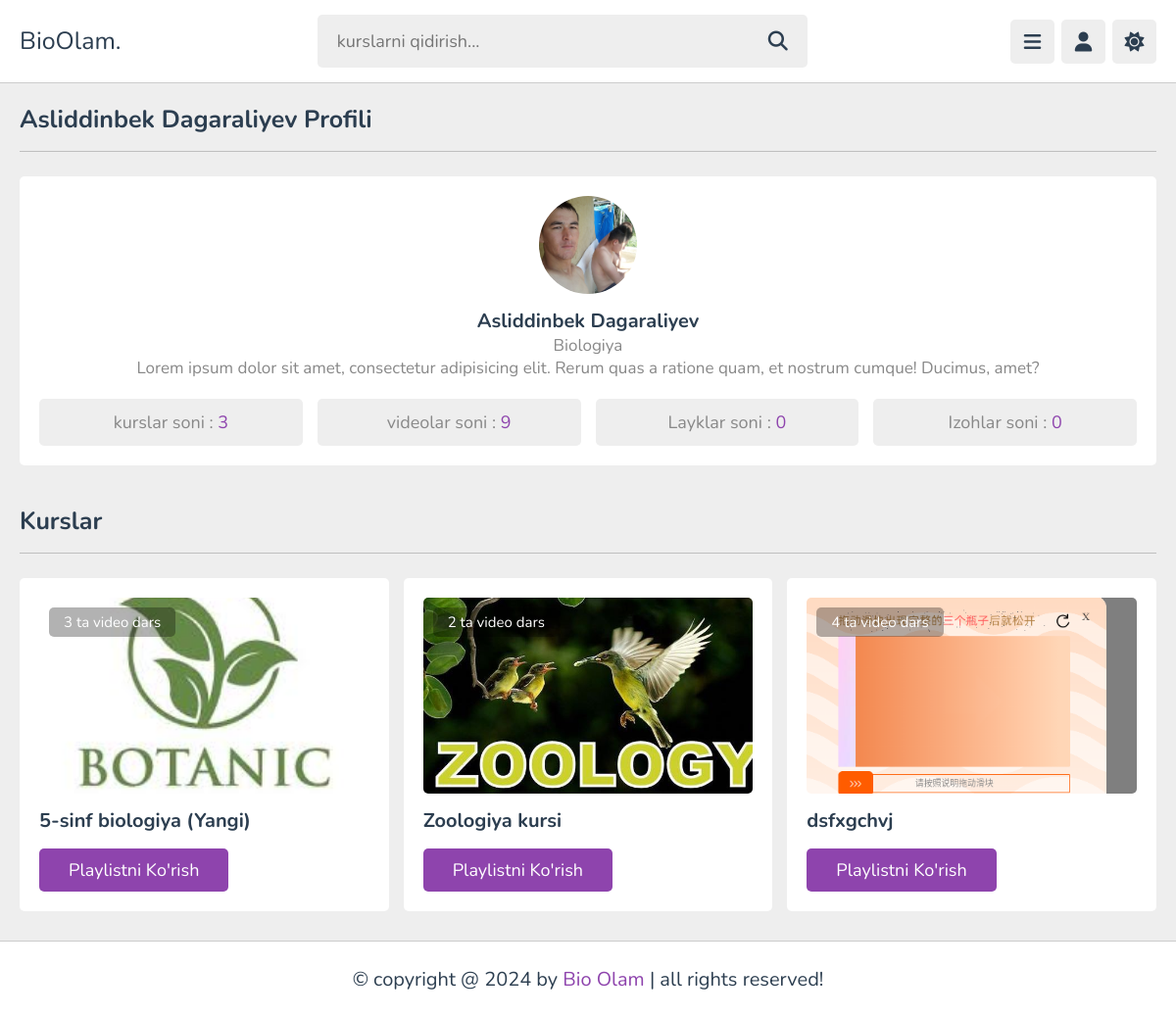
Before: /accounts/teacher-profile/1/ with the older database file.
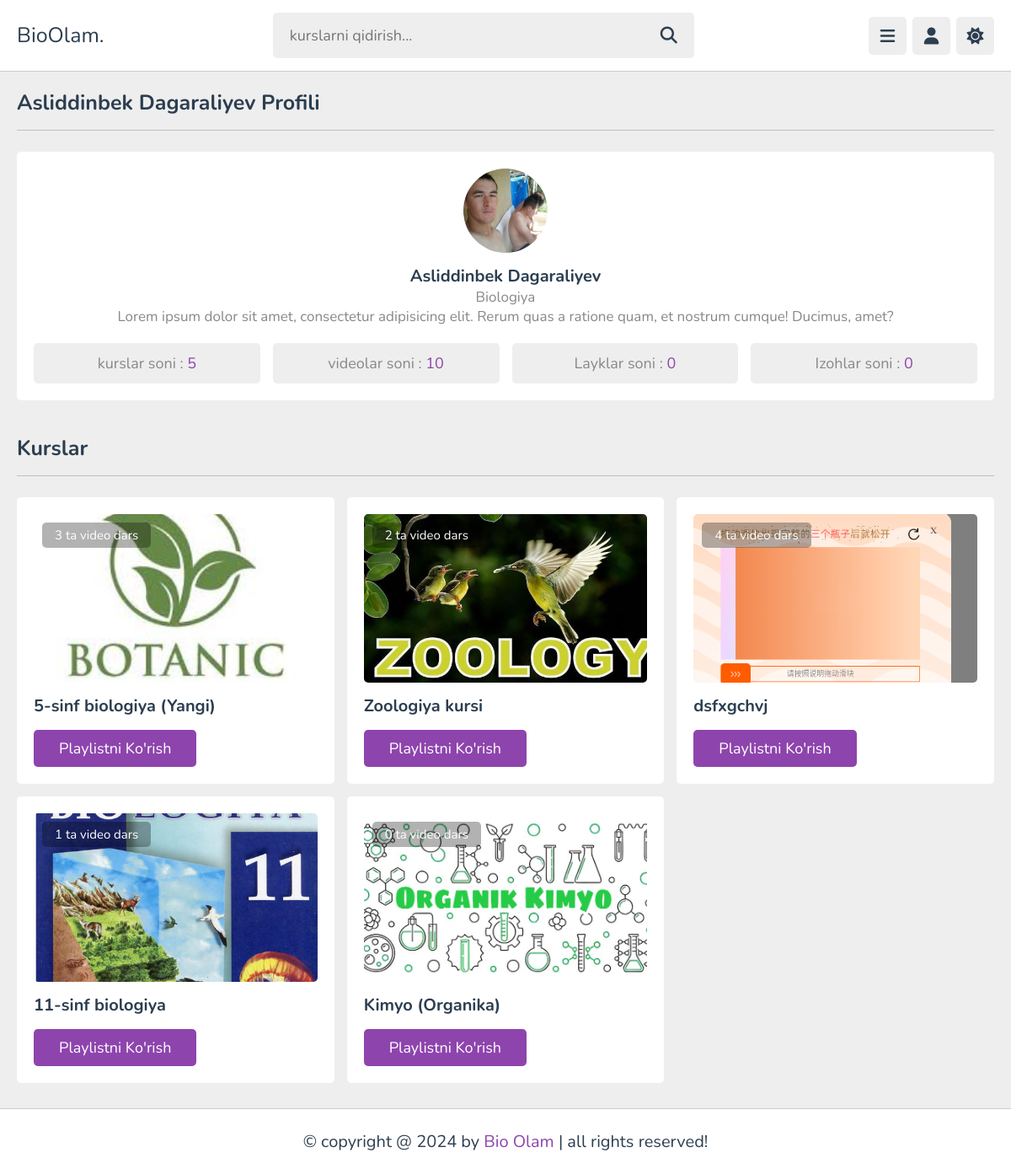
After: the same page with the newer database file.
### users/models.py (models this page shows, shortened)
class Teachers(models.Model):
    class TeacherType(models.TextChoices):
        Other = "Other", "Other"
        Biology = "Biologiya", "Biology"
        Chemistry = "Kimyo", "Chemistry"
        Physics = "Physics", "Physics"
        Math = "Matematika", "Math"
        English = "Ingliz tili", "English"
        History = "Tarix", "History"
        Geography = "Geografiya", "Geography"
        ComputerScience = "Computer Science", "Computer Science"
        Literature = "Adabiyot", "Literature"
        Art = "San'at", "Art"
        Music = "Musiqa", "Music"
    user = models.OneToOneField(
        User,
        on_delete=models.CASCADE,
        related_name='teacher'
    )
    profile = models.ForeignKey(
        Profile,
        on_delete=models.CASCADE,
        related_name='user_teachers',
    )
    teacher_type = models.CharField(
        max_length=200,
        choices=TeacherType.choices,
        default=TeacherType.Other
    )
    bio = models.TextField()
    courses_num = models.IntegerField(default=0)
    videos_num = models.IntegerField(default=0)
    student_num = models.IntegerField(default=0)
    likes_num = models.IntegerField(default=0)
    comments_num = models.IntegerField(default=0)
    income = models.DecimalField(max_digits=10, decimal_places=2, default=0.0)

class Profile(models.Model):
    class Jobs(models.TextChoices):
        Other = "Other", "Other"
        Student = "Student", "Student"
        Teacher = "Teacher", "Teacher"
    user = models.OneToOneField(
        User,
        on_delete=models.CASCADE,
        related_name='profile'
    )
    photo = models.ImageField(
        upload_to='users/',
        blank=True,
        null=True
    )
    date_of_birth = models.DateField(
        null=True,
        blank=True
    )
    job = models.CharField(
        max_length=50,
        choices=Jobs.choices,
        default=Jobs.Other
    )
    saved_playlists = models.ManyToManyField(Subcategory, related_name='saved_by_users', blank=True)
    bio = models.CharField(max_length=200)
    liked_videos_count = models.PositiveIntegerField(default=0)
    comments_count = models.PositiveIntegerField(default=0)
    balance = models.PositiveIntegerField(default=0)

### courses/models.py (models this page shows, shortened)
class Subcategory(models.Model):
    class CourseType(models.TextChoices):
        Free = "Free", "Free"
        Paid = "Paid", "Paid"
    category = models.ForeignKey(
        Category,
        on_delete=models.CASCADE,
        related_name='subcategories'
    )
    teacher = models.ForeignKey(
        'users.Teachers',
        on_delete=models.CASCADE,
        related_name='subcategories'
    )
    course_type = models.CharField(
        max_length=200,
        choices=CourseType.choices,
        default=CourseType.Free
    )
    name = models.CharField(max_length=100)
    descriptions = models.TextField()
    image = models.ImageField(
        upload_to="subcategory/",
        blank=True,
        null=True
    )
    created_at = models.DateTimeField(auto_now_add=True)
    student_count = models.IntegerField(default=0)
    course_duration = models.IntegerField(default=0)
    videos_count = models.IntegerField(default=0)
    is_payment = models.BooleanField(default=False)
    old_price = models.IntegerField(default=0)
    price = models.BigIntegerField(default=0)

### users/views.py (the view)
# urls.py: path('teacher-profile/<int:id>/', teacher_profiles_view, name='teacher_profile'),
def teacher_profiles_view(request, id):
    teacher = get_object_or_404(Teachers.objects.all(), id=id)
    subcategories = Subcategory.objects.filter(teacher=teacher)
    context = {
        'teacher': teacher,
        'subcategories': subcategories
    }
    return render(request, 'teachers/teacher_profile.html', context)

### users/context_processor.py (called while the page is built)
def get_user(request):
    user = request.user
    context = {
        'user': user,
    }
    return context

### templates/teachers/teacher_profile.html (shortened to what this page needs)
{% extends "base.html" %}
{% load static %}
{% block content %}
<section class="teacher-profile">
    <h1 class="heading">{{ teacher.user.first_name }} {{ teacher.user.last_name }} profili</h1>
    <div class="details">
        <div class="tutor">
            {% if teacher.user.profile.photo %}
                <img src="{{ teacher.user.profile.photo.url }}" alt="Teacher photo">
            {% else %}
                <img src="{% static 'images/user.png' %}" alt="Teacher photo">
           {% endif %}
          <h3>{{ teacher.user.first_name }} {{ teacher.user.last_name }}</h3>
          <span>{{ teacher.teacher_type }}</span><br>
          <span>Lorem ipsum dolor sit amet, consectetur adipisicing elit. Rerum quas a ratione quam, et nostrum cumque! Ducimus, amet?</span>
       </div>
       <div class="flex">
          <p>kurslar soni : <span>{{ teacher.courses_num }}</span></p>
          <p>videolar soni : <span>{{ teacher.videos_num }}</span></p>
          <p>Layklar soni : <span>{{ teacher.likes_num }}</span></p>
          <p>Izohlar soni : <span>{{ teacher.comments_num }}</span></p>
       </div>
    </div>
 </section>
 <section class="courses">
    <h1 class="heading">Kurslar</h1>
    <div class="box-container">
       {% for subcategory in subcategories %}
       <div class="box">
         <div class="thumb">
            <img src="{{ subcategory.image.url }}" alt="">
            <span>{{ subcategory.videos_count }} ta video dars</span>
         </div>
         <h3 class="title">{{ subcategory.name }}</h3>
         <a href="{% url "playlists_view" subcategory.id %}" class="inline-btn">Playlistni ko'rish</a>
      </div>
       {% endfor %}
    </div>
 </section>
{% endblock content %}

### templates/base.html (shortened to what this page needs)
{% load static %}
<!DOCTYPE html>
<html lang="en">
<head>
   <link rel="stylesheet" href="https://cdnjs.cloudflare.com/ajax/libs/font-awesome/6.1.2/css/all.min.css">
   <link rel="stylesheet" href="{% static 'css/style.css' %}">
   <link rel="stylesheet" href="{% static 'css/my_style.css' %}">
   <link rel="stylesheet" href="{% static 'css/admin_drop.css' %}">
</head>
<body>
<header class="header">
   <section class="flex">
      <a href="{% url "home_page" %}" class="logo">BioOlam.</a>
      <form action="{% url "search_results" %}" method="get" class="search-form">
         <input type="text" name="search" required placeholder="kurslarni qidirish..." maxlength="100">
         <button type="submit" class="fas fa-search"></button>
      </form>
      <div class="icons">
         <div id="menu-btn" class="fas fa-bars"></div>
         <div id="user-btn" class="fas fa-user"></div>
         <div id="toggle-btn" class="fas fa-sun"></div>
      </div>
   </section>
</header>
{% block content %}
{% endblock content %}
<footer class="footer">
   &copy; copyright @ 2024 by <span>Bio Olam</span> | all rights reserved!
</footer>
</body>
</html>

### static/css/style.css (style rules this page uses)
:root { --main-color:#8e44ad; --red:#e74c3c; --orange:#f39c12; --light-color:#888; --light-bg:#eee; --black:#2c3e50; --white:#fff; --border:.1rem solid rgba(0,0,0,.2); }
* { font-family: 'Nunito', sans-serif; margin:0; padding:0; box-sizing: border-box; outline: none; border:none; text-decoration: none; }
html { font-size: 62.5%; overflow-x: hidden; }
body { background-color: var(--light-bg); padding-left: 30rem; }
section { padding:2rem; margin: 0 auto; max-width: 1200px; }
.heading { font-size: 2.5rem; color:var(--black); margin-bottom: 2.5rem; border-bottom: var(--border); padding-bottom: 1.5rem; text-transform: capitalize; }
.inline-btn, .inline-option-btn, .inline-delete-btn, .btn, .delete-btn, .option-btn { border-radius: .5rem; color:#fff; font-size: 1.8rem; cursor: pointer; text-transform: capitalize; padding:1rem 3rem; text-align: center; margin-top: 1rem; }
.inline-btn, .inline-option-btn, .inline-delete-btn { display: inline-block; }
.btn, .inline-btn { background-color: var(--main-color); }
.header { position: sticky; top:0; left:0; right: 0; background-color: var(--white); z-index: 1000; border-bottom: var(--border); }
.header .flex { display: flex; align-items: center; justify-content: space-between; position: relative; padding: 1.5rem 2rem; }
.header .flex .logo { font-size: 2.5rem; color: var(--black); }
.header .flex .search-form { width: 50rem; border-radius: .5rem; background-color: var(--light-bg); padding:1.5rem 2rem; display: flex; gap:2rem; }
.header .flex .search-form input { width: 100%; font-size: 1.8rem; color:var(--black); background:none; }
.header .flex .search-form button { background:none; font-size: 2rem; cursor: pointer; color:var(--black); }
.header .flex .icons { display: flex; justify-content: center; align-items: center; }
.header .flex .icons div { font-size: 2rem; color:var(--black); background-color: var(--light-bg); border-radius: .5rem; height: 4.5rem; width: 4.5rem; line-height: 4.5rem; cursor: pointer; text-align: center; margin-left: .7rem; }
.courses .box-container { display: grid; grid-template-columns: repeat(auto-fit, minmax(30rem, 1fr)); gap:1.5rem; justify-content: center; align-items: flex-start; }
.courses .box-container .box { border-radius: .5rem; background-color: var(--white); padding: 2rem; }
.courses .box-container .box .thumb { position: relative; }
.courses .box-container .box .thumb span { position: absolute; top:1rem; left: 1rem; border-radius: .5rem; padding: .5rem 1.5rem; background-color: rgba(0,0,0,.3); color: #fff; font-size: 1.5rem; }
.courses .box-container .box .thumb img { width: 100%; height: 20rem; object-fit: cover; border-radius: .5rem; }
.courses .box-container .box .title { font-size: 2rem; color: var(--black); padding-bottom: .5rem; padding-top: 1rem; }
.teacher-profile .details { text-align: center; background-color: var(--white); border-radius: .5rem; padding: 2rem; }
.teacher-profile .details .tutor img { height: 10rem; width: 10rem; border-radius: 50%; object-fit: cover; margin-bottom: 1rem; }
.teacher-profile .details .tutor h3 { font-size: 2rem; color: var(--black); }
.teacher-profile .details .tutor span { color: var(--light-color); font-size: 1.7rem; }
.teacher-profile .details .flex { display: flex; flex-wrap: wrap; gap: 1.5rem; margin-top: 2rem; }
.teacher-profile .details .flex p { flex: 1 1 20rem; border-radius: .5rem; background-color: var(--light-bg); padding: 1.2rem 2rem; font-size: 1.8rem; color: var(--light-color); }
.teacher-profile .details .flex p span { color: var(--main-color); }
.footer { background-color: var(--white); border-top: var(--border); position: sticky; bottom: 0; left: 0; right: 0; text-align: center; font-size: 2rem; padding:2.5rem 2rem; color:var(--black); margin-top: 1rem; z-index: 1000; }
.footer span { color:var(--main-color); }
@media (max-width:1200px) { body { padding-left: 0; } }

Changed rows visible on the page:
changed Teachers "Biologiya": courses_num "3" → "5"; videos_num "9" → "10"
added Subcategory: image (picture), videos_count "1", name "11-sinf biologiya"
added Subcategory: image (picture), videos_count "0", name "Kimyo (Organika)"
